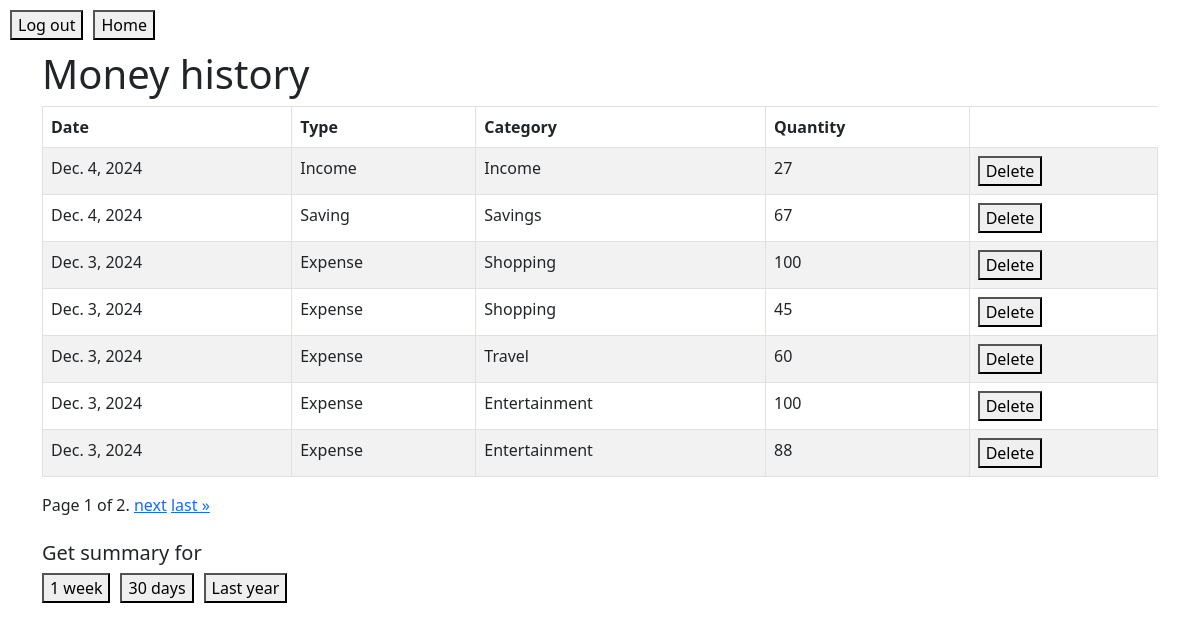
/history (signed in), run on an earlier commit of the app's database.
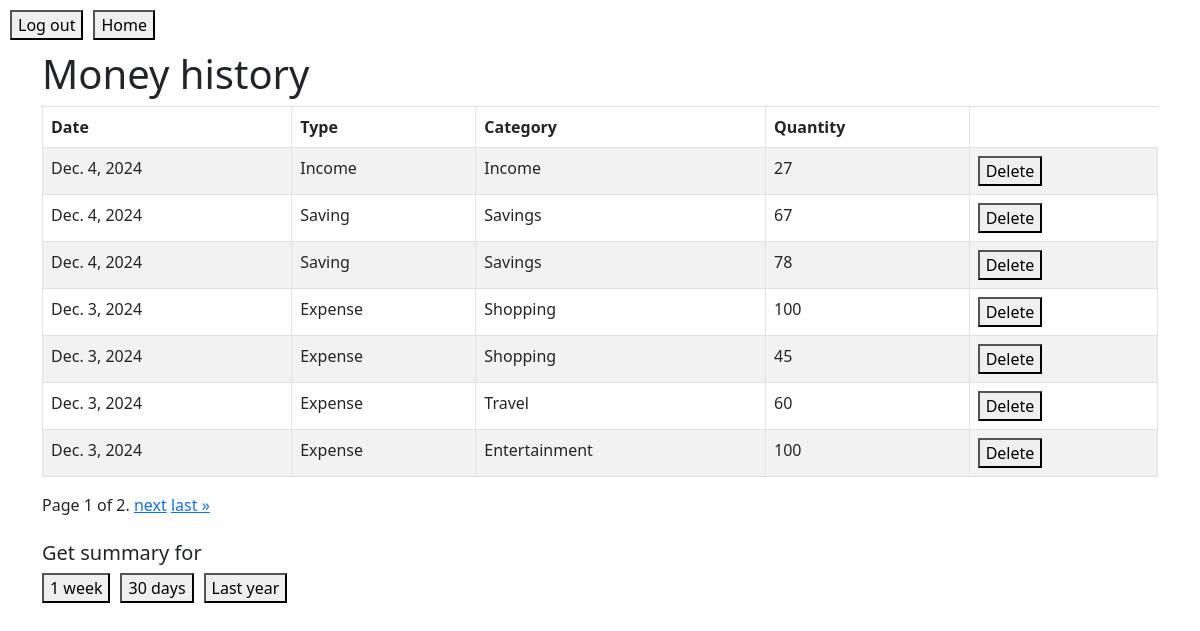
And on a later commit of the database.
### app/models.py (models this page shows)
class AddMoneyInfo(models.Model):
    user = models.ForeignKey(User, on_delete=models.CASCADE)
    money_type = models.CharField(max_length=20, choices = ADD_EXPENSE)
    quantity = models.IntegerField()
    date = models.DateField(default=now)
    category = models.CharField(max_length=20, choices=SELECT_CATEGORY, default="Food")

### app/views.py (the view)
# urls.py: path("history", views.history, name="history"),
def history(request):
    if not request.user.is_authenticated:
        return render(request, "index.html")
    user_addings = AddMoneyInfo.objects.filter(user=request.user).order_by('-date')
    paginator = Paginator(user_addings, 7)
    page_number = request.GET.get("page")
    page_obj = paginator.get_page(page_number)
    return render(request, "history.html", {"page_obj": page_obj})

### app/templates/history.html (shortened to what this page needs)
{% extends "layout.html" %}
{% block body %}
{% include "header.html" %}
    <div class="container">
        <div class="row">
            <div class="col-12 col-lg-12">
                <h1>Money history</h1>
                <div class="table-responsive">
                    <table class="table table-striped table-bordered">
                        <thead>
                            <tr>
                                <th>Date</th>
                                <th>Type</th>
                                <th>Category</th>
                                <th>Quantity</th>
                            </tr>
                        </thead>
                        <tbody>
                            {% for listing in page_obj %}
                            <tr>
                                <td>{{ listing.date }}</td>
                                <td>{{ listing.get_money_type_display}}</td>
                                <td>{{ listing.get_category_display }}</td>
                                <td>{{ listing.quantity }}</td>
                                <td>
                                    <form method="post" action="{%  url 'delete_expense' %}">
                                        <button type="submit">Delete</button>
                                    </form>
                                </td>
                            </tr>
                            {% endfor %}
                        </tbody>
                    </table>
                    <div class="pagination">
                        <span class="step-links">
                            <span class="current">
                                Page {{ page_obj.number }} of {{ page_obj.paginator.num_pages }}.
                            </span>
                            {% if page_obj.has_next %}
                                <a href="?page={{ page_obj.next_page_number }}">next</a>
                                <a href="?page={{ page_obj.paginator.num_pages }}">last &raquo;</a>
                            {% endif %}
                        </span>
                    </div>
                    <br>
                    <h5>Get summary for</h5>
                    <div style="display: flex; gap: 10px;">
                        <form method="get" action="{% url 'one_week' %}">
                            <button type="submit">1 week</button>
                        </form>
                        <form method="get" action="{% url 'thirty_days' %}">
                            <button type="submit">30 days</button>
                        </form>
                        <form>
                            <button type="submit">Last year</button>
                        </form>
                    </div>
                </div>
            </div>
        </div>
    </div>
{% endblock %}

What changed in the data, as far as the page shows it:
no longer on this page (row unchanged): AddMoneyInfo: date "Dec. 3, 2024", money_type "Expense", category "Entertainment", quantity "88"
added AddMoneyInfo: date "Dec. 4, 2024", money_type "Saving", category "Savings", quantity "78"
